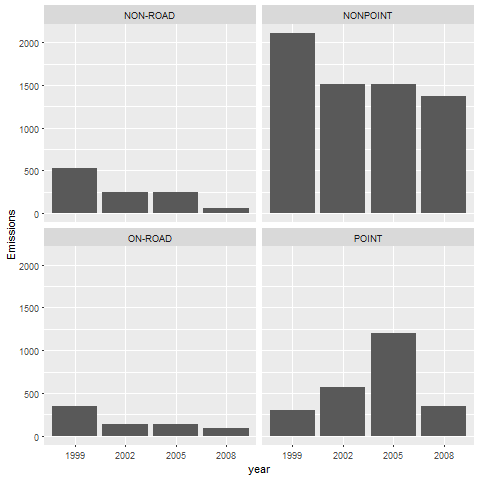

R code for this plot:
BClo <- grep("24510",NEI$fips)
BCNEI <- NEI[BClo,]
typeBC <- unique(BCNEI$type)
P3table <- matrix(NA,ncol = 3,nrow = 16)
for(i in 1:4){
  for(j in 1:4){
    lotype <- which(BCNEI$type==typeBC[i])
    lo <- which(BCNEI$year==YearIndex[j])
    Elo <- sum(BCNEI$Emissions[intersect(lotype,lo)])
    P3table[((i-1)*4+j),1] <- Elo 
    P3table[((i-1)*4+j),2] <- YearIndex[j]
    P3table[((i-1)*4+j),3] <- typeBC[i]
  }
}
colnames(P3table) <- c("Emissions","year","type") 
P3table <- as.data.frame(P3table)
P3table$Emissions <- as.numeric(as.character(P3table$Emissions))

library(ggplot2)

png("plot3.png",width = 480,height = 480,units = "px")
ggplot(P3table,aes(y=Emissions,x=year))+geom_bar(stat="identity")+facet_wrap(~type)
dev.off()